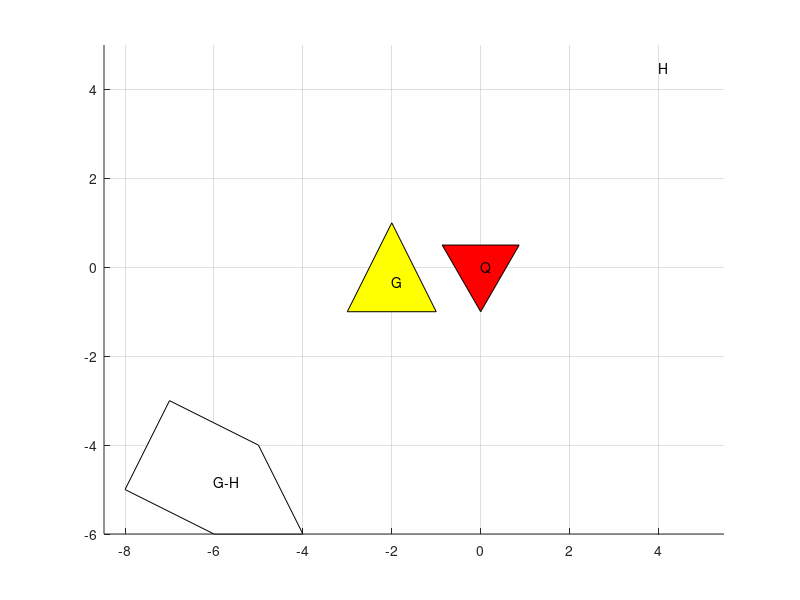

The MATLAB source for this figure: (Note: this script raises an error after producing the figure.)
%% 线性规划实现Q+ distance
clear;
clc;
figure(2);
G = [-2,1;
    -3,-1;
    -1,-1];
% H = [3,5;
%     5,4;
%     4,2];
H = [3,5;
    5,4;];
patch(G(:,1),G(:,2),'y')
meanG = mean(G);
text(meanG(1),meanG(2),'G');
hold on 
grid on 
axis equal
patch(H(:,1),H(:,2),'b')
meanH = mean(H);
text(meanH(1),meanH(2),'H');
Q = [0,-1;
    sqrt(3)/2,1/2;
    -sqrt(3)/2,1/2];
meanQ = mean(Q);
patch(Q(:,1),Q(:,2),'r');
text(meanQ(1),meanQ(2),'Q');
[rg,cg]=size(G);
[rh,ch]=size(H);
[rq,cq]=size(Q);
P = ones(rg*rh,2);
for i = 1:rg
    for j = 1:rh
        P((i-1)*rh+j,:) = G(i,:)-H(j,:);
    end
end
K = convhull(P(:,1),P(:,2));
meanP = mean(P);
patch(P(K,1),P(K,2),'w');
text(meanP(1),meanP(2),'G-H');
% row1 = [G',-H', -Q'];
% row2 = [ones(1,rg),zeros(1,length(row1)-rg)];
% row3 = [zeros(1,rg),ones(1,rh),zeros(1,length(row1)-rg-rh)];
% Aeq = [row1;
%     row2;
%     row3];
% beq = [zeros(2,1);1;1];
% f = [zeros(1,rg+rh),ones(1,rq)];
% lb = zeros(size(f));
% [x,fval] = linprog(f,[],[],Aeq,beq,lb,[]);
% fval
[~,fval,~]=QDistance(H,G,Q');
newQ = fval*Q;
newQ = [newQ;newQ(1,:)]


for i = 1:3
plot([newQ(i,1),newQ(i+1,1)],[newQ(i,2),newQ(i+1,2)],'r-');
end
meanQ = mean(newQ);
text(meanQ(1),meanQ(2),'newQ');


function p=createSimplyPoly(p)
    cen=mean(p);
    ang=atan2(p(:,1)-cen(1),p(:,2)-cen(2)); %每个点到坐标中心极角

    p=[p,ang];
    p=sortrows(p,3);    %按极角排序

    p=p(:,1:2);
end